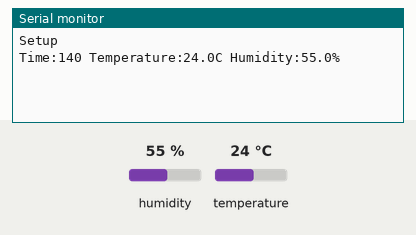
Recording of a sketch running on a simulated ESP8266 (NodeMCU). On the bench: the last lines printed to the serial monitor. The inputs (shaded band) are chosen by the test bench; at power-on: humidity 55 %, temperature 24 °C. WiFi joins after 1.5 s; servers stay silent unless stated; uploads are accepted with an empty reply.

Above: at 1.3 s.
1.4 s: humidity set to 22 %
At 3.0 s:
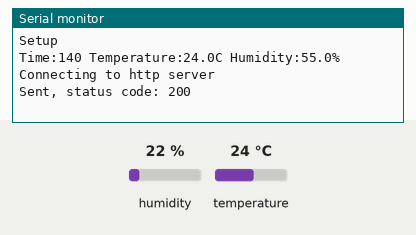
5.8 s: temperature set to 12 °C
At 8.28 s:
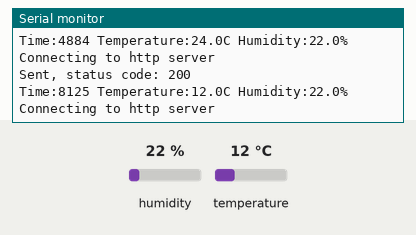
10.2 s: humidity set to 40 %
At 12.4 s:
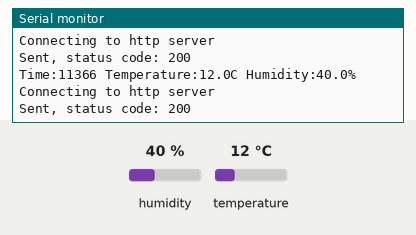
Timing chart, 0 to 13.9 s (numbered marks = the images above; inputs shaded):
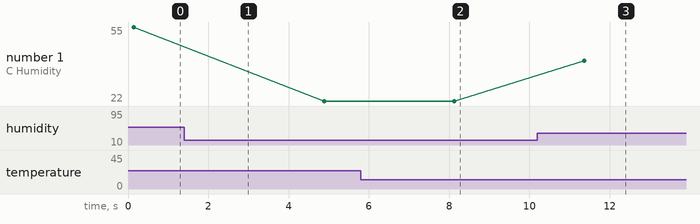

Measured:
- after the input at 5.8 s, the serial monitor: prints a new line after 2.3 s (image 2)
- after the input at 10.2 s, the serial monitor: prints a new line after 1.2 s (image 3)
- plotted number 1: 55 → 22 after the input at 1.4 s, 22 → 40 after the input at 10.2 s

The sketch:

temp_humi_test.ino
```cpp
/*!
 * Hardware Connections:
 * -VCC = 3.3V
 * -GND = GND
 * -SDA = A4 (use inline 330 ohm resistor if your board is 5V)
 * -SCL = A5 (use inline 330 ohm resistor if your board is 5V)
 */

#include <Wire.h>
#include "DFRobot_SHT20.h"
#include <ESP8266WiFi.h>
#include <ESP8266WiFiMulti.h>
#include <ESP8266HTTPClient.h>


DFRobot_SHT20    sht20;
ESP8266WiFiMulti WiFiMulti;
HTTPClient http;


void setup()
{
    Serial.begin(115200);
    Serial.println("Setup");

    // Connect to this WiFi Access Point:
    WiFiMulti.addAP("TP-LINK_C5E618", NULL); // no password


    sht20.initSHT20();                                  // Init SHT20 Sensor
    delay(100);
    sht20.checkSHT20();                                 // Check SHT20 Sensor
}

void loop()
{
    float humd = sht20.readHumidity();                  // Read Humidity
    float temp = sht20.readTemperature();               // Read Temperature
    Serial.print("Time:");
    Serial.print(millis());
    Serial.print(" Temperature:");
    Serial.print(temp, 1);
    Serial.print("C");
    Serial.print(" Humidity:");
    Serial.print(humd, 1);
    Serial.print("%");
    Serial.println();

    if (WiFiMulti.run() == WL_CONNECTED) {
      send(http, temp, humd);
    } else {
      Serial.println("Not connected to wifi yet");
    }

    delay(3000);
}
```

create_odf.ino
```cpp
//#define OMI_URL "https://biotope.cs.hut.fi/omi/node/"
#define OMI_URL "http://192.168.1.103:8080/"

const char writeTemplate[] =
"<omiEnvelope xmlns=\"http://www.opengroup.org/xsd/omi/1.0/\" version=\"1.0\" ttl=\"20\">"
  "<write msgformat=\"odf\">"
    "<msg>"
      "<Objects xmlns=\"http://www.opengroup.org/xsd/odf/1.0/\">"
        "<Object>"
          "<id>SHT20</id>"
          "<InfoItem name=\"Temperature\">"
            "<value>%f</value>"
          "</InfoItem>"
            "<InfoItem name=\"Humidity\">"
            "<value>%f</value>"
          "</InfoItem>"
        "</Object>"
      "</Objects>"
    "</msg>"
  "</write>"
"</omiEnvelope>";

char omiBuffer[1024];

void send(HTTPClient& http, float temperature, float humidity) {
  Serial.println("Connecting to http server");

  http.begin(OMI_URL);
  int httpCode = 0;

  sprintf(omiBuffer, writeTemplate, temperature, humidity);

  // start connection and send HTTP header
  httpCode = http.POST((uint8_t*)omiBuffer, strlen(omiBuffer));

  Serial.print("Sent, status code: ");
  Serial.println(httpCode);
  String payload = http.getString();
  Serial.println(payload);
  http.end();
}
```
